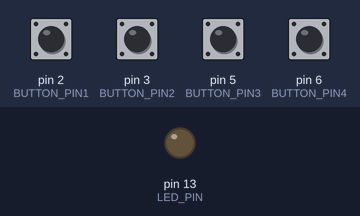
Simulated run of this sketch. Board: Arduino Uno, built with avr-gcc and run on an emulated ATmega328P. Parts: output pins drawn as LEDs (lit = HIGH). The test bench sets the inputs (shaded band); at power-on: pin 2 (BUTTON_PIN1), pin 3 (BUTTON_PIN2), pin 5 (BUTTON_PIN3), pin 6 (BUTTON_PIN4) HIGH.

Above: at 1.2 s.
1.3 s: pin 2 (BUTTON_PIN1) pulled LOW for 0.15 s
At 1.37 s:
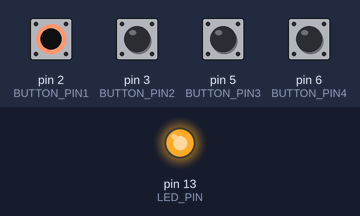
Timing chart, 0 to 4.3 s (numbered marks = the images above; inputs shaded):
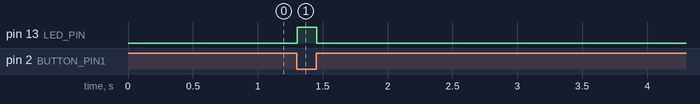

Measured:
- after the input at 1.3 s, pin 13 (LED_PIN): LOW → HIGH at once, → LOW 0.15 s later

The sketch:

hotTubController_v1.ino
```cpp
#include <Bounce.h>
#include <SoftwareSerial.h>


// #TODO: add button state detection/hystersis


// setup I/O
// define buttons for I/O
#define BUTTON_PIN1 2
#define BUTTON_PIN2 3
#define BUTTON_PIN3 5
#define BUTTON_PIN4 6
#define LED_PIN 13

// Instantiate switch debouncer object
Bounce debouncer1 = Bounce();
Bounce debouncer2 = Bounce();
Bounce debouncer3 = Bounce();
Bounce debouncer4 = Bounce();

// serial for comms with 7-segment display
const int softwareTx = 8;
const int softwareRx = 7;
SoftwareSerial s7s(softwareRx, softwareTx);

unsigned int setPointTemp = 100;
char displayString[10];

long previousMillis = 0;        // will store last time LED was updated
long interval = 100;

void setup() {
  // Setup the button
  pinMode(BUTTON_PIN1,INPUT);
  pinMode(BUTTON_PIN2,INPUT);
  pinMode(BUTTON_PIN3,INPUT);
  pinMode(BUTTON_PIN4,INPUT);

  // Activate internal pull-up
  digitalWrite(BUTTON_PIN1,HIGH);
  digitalWrite(BUTTON_PIN2,HIGH);
  digitalWrite(BUTTON_PIN3,HIGH);
  digitalWrite(BUTTON_PIN4,HIGH);

  // After setting up the button, setup debouncer
  debouncer1.attach(BUTTON_PIN1);
  debouncer2.attach(BUTTON_PIN2);
  debouncer3.attach(BUTTON_PIN3);
  debouncer4.attach(BUTTON_PIN4);

  debouncer1.interval(5);
  debouncer2.interval(5);
  debouncer3.interval(5);
  debouncer4.interval(5);

  s7s.begin(9600);
  clearDisplay();

  //Setup the LED
  pinMode(LED_PIN,OUTPUT);

}

void loop() {

  //========================================================================
  // update button state
  // Update the debouncer
  debouncer1.update();
  debouncer2.update();
  debouncer3.update();
  debouncer4.update();

  // Get the update value
  int value1 = debouncer1.read();
  int value2 = debouncer2.read();
  int value3 = debouncer3.read();
  int value4 = debouncer4.read();


  //========================================================================
  // update 7-segment display

  unsigned long currentMillis = millis();

  if(currentMillis - previousMillis > interval) {
    // save the last time you blinked the LED
    previousMillis = currentMillis;

    if ( value1 == LOW){
      setPointTemp++;
    }
    else if (value2 == LOW) {
      setPointTemp--;
    }

    sprintf(displayString, "%4d", setPointTemp);

    // This will output the tempString to the S7S
    s7s.print(displayString);
    setDecimals(0b00000000);  // Sets digit 3 decimal on

  }


  //========================================================================
  // Turn on or off the LED for debugging buttons/shits and giggles
//  if (( value1 == LOW) || ( value2 == LOW) || ( value3 == LOW) || ( value4 == LOW))  {
    if ( value1 == LOW)   {
    digitalWrite(LED_PIN, HIGH );
  }
  else {
    digitalWrite(LED_PIN, LOW );
  }

}


//========================================================================
// 7-segment display functions
// #TODO - move these to library
// Send the clear display command (0x76)
//  This will clear the display and reset the cursor
void clearDisplay()
{
  s7s.write(0x76);  // Clear display command
}

// Set the displays brightness. Should receive byte with the value
//  to set the brightness to
//  dimmest------------->brightest
//     0--------127--------255
void setBrightness(byte value)
{
  s7s.write(0x7A);  // Set brightness command byte
  s7s.write(value);  // brightness data byte
}

// Turn on any, none, or all of the decimals.
//  The six lowest bits in the decimals parameter sets a decimal
//  (or colon, or apostrophe) on or off. A 1 indicates on, 0 off.
//  [MSB] (X)(X)(Apos)(Colon)(Digit 4)(Digit 3)(Digit2)(Digit1)
void setDecimals(byte decimals)
{
  s7s.write(0x77);
  s7s.write(decimals);
}
```
